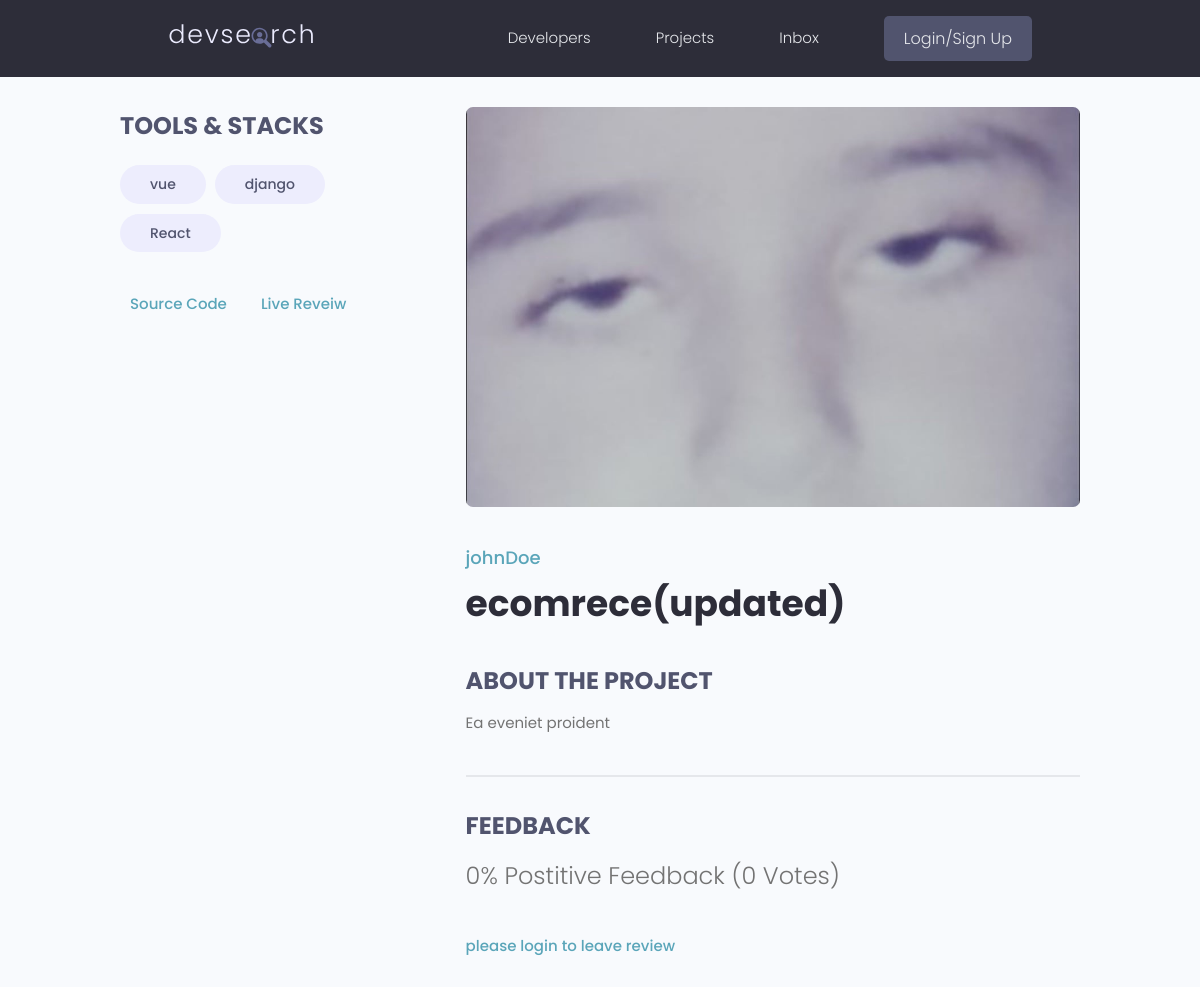
The app's page /projects/project/5f30a780-be48-4abf-b791-88ed18955b00, older data.
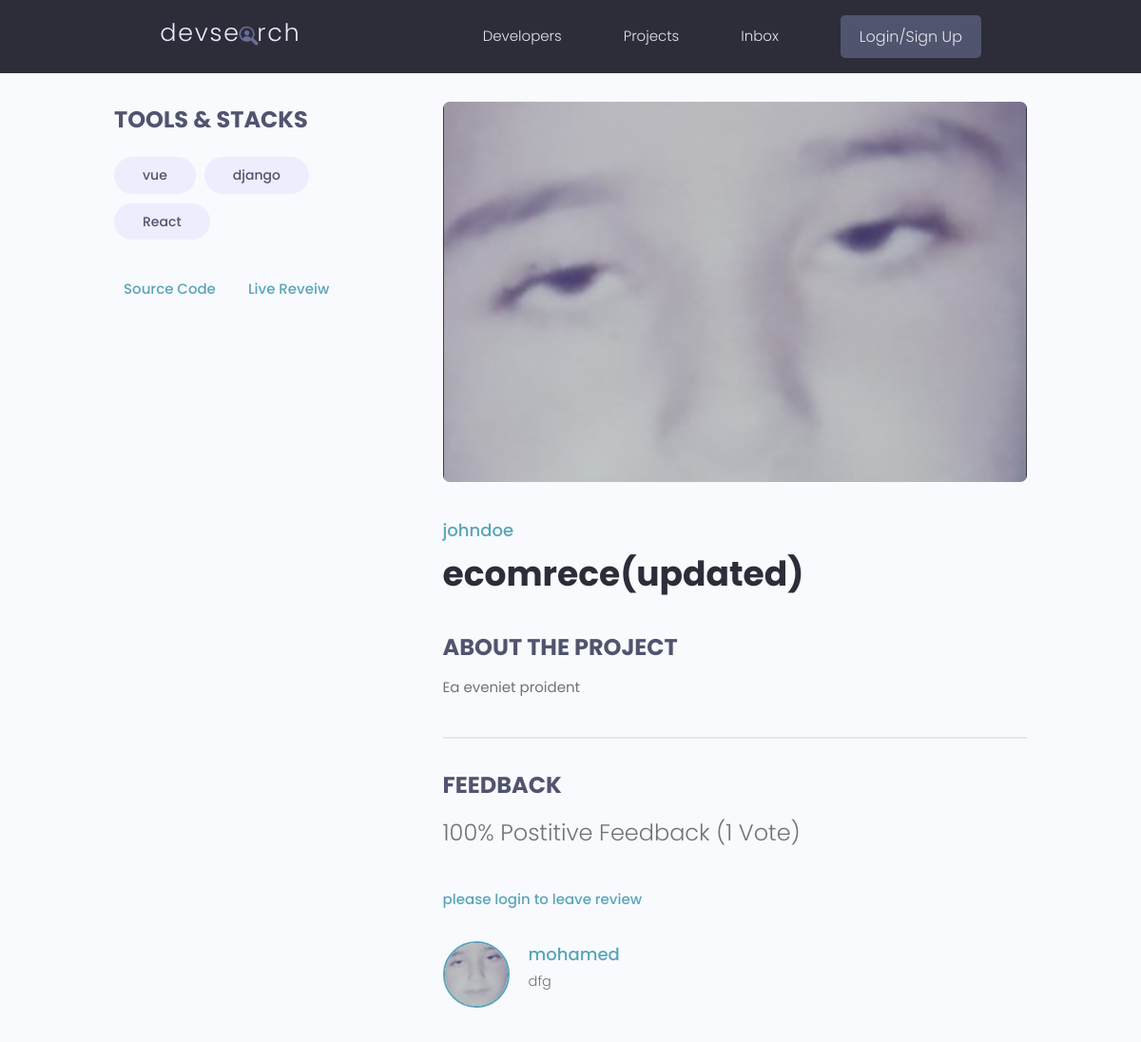
The same page, newer data.
### projects/models.py (models this page shows, shortened)
class Tag(models.Model):
    id = models.UUIDField(default=uuid.uuid4, unique=True, primary_key=True, editable=False)
    name = models.CharField(max_length=300)
    created = models.DateTimeField(auto_now_add=True)
    def __str__(self):
        return self.name

class Project(models.Model):
    id = models.UUIDField(default=uuid.uuid4, unique=True, primary_key=True, editable=False)
    owner = models.ForeignKey(Profile, null=True, blank=True, on_delete=models.SET_NULL)
    title = models.CharField(max_length=2000)
    description = models.TextField(null=True, blank=True)
    image = models.ImageField(default="default.jpg")
    tags = models.ManyToManyField('Tag', blank=True)
    demo_link = models.URLField(max_length=2000, null=True, blank=True)
    source_link = models.URLField(max_length=2000, null=True, blank=True)
    vote_total = models.IntegerField(default=0, null=True, blank=True)
    vote_ratio = models.IntegerField(default=0, null=True, blank=True)
    created = models.DateTimeField(auto_now_add=True)
    @property
    def reviewers(self):
        return self.review_set.all().values_list('owner', flat=True)
    class Meta:
        ordering = ["-vote_ratio", "-vote_total", "title"]

class Review(models.Model):
    VOTE_TYPE = [
        (
            'up',
            'Up Vote'
        ),
        (
            'down',
            'Down Vote'
        ),
    ]
    id = models.UUIDField(default=uuid.uuid4, unique=True, primary_key=True, editable=False)
    owner = models.ForeignKey(Profile, on_delete=models.CASCADE, null=True)
    project = models.ForeignKey(Project, on_delete=models.CASCADE)
    body = models.TextField(null=True, blank=True)
    value = models.CharField(max_length= 200,choices=VOTE_TYPE)
    created = models.DateTimeField(auto_now_add=True)
    class Meta:
        unique_together = ['owner', 'project']

### users/models.py (models this page shows)
class Profile(models.Model):
    id = models.UUIDField(default=uuid.uuid4, unique=True,
                            primary_key=True, editable=False)
    user = models.OneToOneField(
        User, null=True, blank=True, on_delete=models.CASCADE)
    name = models.CharField(max_length=200, null=True, blank=True)
    user_name = models.CharField(max_length=200, null=True, blank=True)
    email = models.EmailField(null=True, blank=True)
    headline = models.CharField(max_length=800, null=True, blank=True)
    bio = models.TextField(null=True, blank=True)
    location = models.CharField(max_length=200, null=True, blank=True)
    profile_image = models.ImageField(
        null=True, blank=True, upload_to="profiles/", default="profiles/user-default.png")
    social_github = models.URLField(max_length=200, null=True, blank=True)
    social_twitter = models.URLField(max_length=200, null=True, blank=True)
    social_linkedin = models.URLField(max_length=200, null=True, blank=True)
    social_youtube = models.URLField(max_length=200, null=True, blank=True)
    social_website = models.URLField(max_length=200, null=True, blank=True)
    created = models.DateTimeField(auto_now_add=True)
    def __str__(self):
        return str(self.user.username)
    class Meta:
        ordering = ["created"]

### projects/views.py (the view, shortened to what this page needs)
# urls.py: path('project/<str:pk>', views.project, name="project"),
def project(request, pk):
    project = Project.objects.get(id=pk)
    form = ReviewForm()
    context = {
        "project": project,
        "form": form
    }
    return render(request, 'projects/single-project.html', context)

### projects/templates/projects/single-project.html (shortened to what this page needs)
{% extends 'main.html' %}
{% block content %}
<main class="singleProject my-md">
    <div class="container">
        <div class="layout">
            <div class="column column--1of3">
                <h3 class="singleProject__subtitle">Tools & Stacks</h3>
                <div class="singleProject__toolStack">
                    {% for tag in project.tags.all %}
                    <span class="tag tag--pill tag--sub tag--lg">
                        <small>{{tag}}</small>
                    </span>
                    {% endfor %}
                </div>
                {% if project.source_link %}
                <a class="singleProject__liveLink" href="{{project.source_link}}" target="_blank">Source
                    Code
                </a>
                {% endif %}
                {% if project.demo_link %}
                <a class="singleProject__liveLink" href="{{project.demo_link}}" target="_blank">Live
                    Reveiw
                </a>
                {% endif %}
            </div>
            <div class="column column--2of3">
                <img class="singleProject__preview" src="{{project.image.url}}" alt="portfolio thumbnail" />
                <a href="{% url 'user-profile' project.owner.id%}" class="singleProject__developer">{{project.owner}}</a>
                <h2 class="singleProject__title">{{project.title}}</h2>
                <h3 class="singleProject__subtitle">About the Project</h3>
                <div class="singleProject__info">
                    {{project.description}}
                </div>
                <div class="comments">
                    <h3 class="singleProject__subtitle">Feedback</h3>
                    <h5 class="project--rating">
                        {{project.vote_ratio}}% Postitive Feedback ({{project.vote_total}} Vote{{project.vote_total|pluralize}})
                    </h5>
                    {% if project.owner == request.user.profile %}
                        <h3>You cant review in your project</h3>
                        {% elif request.user.profile.id in project.reviewers %}
                        <h3>You review before</h3>
                        {% elif not request.user.is_authenticated %}
                        <a href="{% url 'login' %}?next={{request.path}}">please login to leave review</a>
                    {% endif %}
                    <div class="commentList">
                        {% for review in project.review_set.all %}
                            {% if review.body %}
                                <div class="comment">
                                    <a href="{% url 'user-profile' review.owner.id %}">
                                        <img class="avatar avatar--md"
                                            src="{{review.owner.profile_image.url}}"
                                            alt="user" />
                                    </a>
                                    <div class="comment__details">
                                        <a href="{% url 'user-profile' review.owner.id %}" class="comment__author">{{review.owner.name}}</a>
                                        <p class="comment__info">
                                            {{review.body|linebreaksbr}}
                                        </p>
                                    </div>
                                </div>
                            {% endif %}
                        {% endfor %}
                    </div>
                </div>
            </div>
        </div>
    </div>
</main>
{% endblock content %}

### templates/main.html (shortened to what this page needs)
{% load static %}
<!DOCTYPE html>
<html lang="en">
<head>
    <link rel="stylesheet" href="https://cdn.iconmonstr.com/1.3.0/css/iconmonstr-iconic-font.min.css" />
    <link rel="stylesheet" href="{% static 'uikit/styles/uikit.css' %}" />
    <link rel="stylesheet" href="{% static 'styles/app.css' %}" />
</head>
<body>
    {% include 'navbar.html' %}
    {% block content %} {% endblock content %}
</body>
</html>

### templates/navbar.html (shortened to what this page needs)
{% load static %}
<header class="header">
    <div class="container container--narrow">
        <a href="{% url 'profiles' %}" class="header__logo">
            <img src="{% static 'images/logo.svg' %}" alt="DevSearch Logo" />
        </a>
        <nav class="header__nav">
            <ul class="header__menu">
                <li class="header__menuItem"><a href="{% url 'profiles' %}">Developers</a></li>
                <li class="header__menuItem"><a href="{% url 'projects' %}">Projects</a></li>
                <li class="header__menuItem"><a href="">Inbox</a></li>
                {% if request.user.is_authenticated %}
                <li class="header__menuItem"><a href="{% url 'account' %}">account</a></li>
                <li class="header__menuItem">
                    <a href="{% url 'logout' %}" class="btn btn--sub">Logout</a>
                </li>
                {% else %}
                <li class="header__menuItem">
                    <a href="{% url 'login' %}" class="btn btn--sub">Login/Sign Up</a>
                </li>
                {% endif %}
            </ul>
        </nav>
    </div>
</header>

### static/styles/app.css (style rules this page uses)
:root { --color-sub: #2d2d39; }
.btn--sub { background-color: var(--color-sub-light); }
img { width: 100%; }
.header { position: sticky; z-index: 111; background-color: var(--color-sub); padding: 1.5rem 0; }
.header > .container { display: flex; justify-content: space-between; align-items: center; }
.header__logo > img { height: 3.8rem; }
.header__nav > ul { display: inline-flex; align-items: center; list-style: none; gap: 6.5rem; }
.header__menuItem > a { color: var(--color-light); font-weight: 300; }
.singleProject .column--1of3 { order: 2; }
@media screen and (min-width: 1081px) { .singleProject .column--1of3 { order: 1; } }
@media screen and (min-width: 1081px) { .singleProject .column--2of3 { order: 2; } }
.singleProject__toolStack { margin-top: 2rem; margin-bottom: 4rem; }
.singleProject__liveLink { font-weight: 500; transition: all 0.3s ease-in-out; border-bottom: 2px solid transparent; }
.singleProject__liveLink:first-of-type { margin-right: 20px; }
.singleProject__preview { height: 50vh; object-fit: cover; object-position: top center; margin-bottom: 3rem; border-radius: 0.7rem; }
.singleProject__developer { font-size: 1.8rem; font-weight: 500; }
.singleProject__title { font-size: 3.6rem; font-weight: 700; color: var(--color-sub); margin-bottom: 3rem; }
.project--rating { margin-bottom: 1.6em; margin-top: .5em; }
.singleProject__subtitle { text-transform: uppercase; font-size: 2.4rem; font-weight: 700; color: var(--color-sub-light); margin-bottom: 1rem; }
.comments { margin-top: 4rem; padding-top: 3rem; border-top: 2px solid var(--color-light); }
.commentList { margin: 3rem 0; }
.comment { display: flex; gap: 2rem; }
.comment__author { font-size: 1.8rem; }
.comment__info { font-size: 1.45rem; }

### static/uikit/styles/modules/_variables.css (style rules this page uses)
:root { --color-main: #5aa5b9; --color-main-light: #e6faff; --color-sub: #3f4156; --color-sub-light: #51546e; --color-sub-lighter: #ededfd; --color-text: #737373; --color-gray: #8b8b8b; --color-light: #e5e7eb; --color-light-gray: #767676; --color-bg: #f8fafd; --color-white: #fffefd; --color-white-light: #f3f3f3; --color-success: #359e64; --color-success-bg: #def8e8; --color-error: #fc4b0b; --color-error-bg: #fff2ee; --font-base: 'Poppins', arial, helvetica, 'Segoe UI', roboto, ubuntu, sans-serif; --font-monospace: 'Fira Code', 'Courier New', courier, monospace; --font-regular: 300; --font-medium: 500; --font-bold: 700; --generic-shadow: 1px 1px 5px #00000010; --generic-transition: all 0.3s ease-in-out; }

### static/uikit/styles/modules/_base.css (style rules this page uses)
* { margin: 0; padding: 0; box-sizing: border-box; text-rendering: optimizeLegibility; color: inherit; font-size: inherit; }
html { font-size: 50%; }
@media only screen and (min-width: 480px) { html { font-size: 56.25%; } }
@media only screen and (min-width: 1200px) { html { font-size: 62.5%; } }
body { line-height: 1.6; font-weight: 400; font-size: 1.5rem; color: var(--color-text); background-color: var(--color-bg); min-height: 100vh; }

### static/uikit/styles/modules/_typography.css (style rules this page uses)
* { font-family: var(--font-base); }
h2 { font-size: 3.6rem; font-weight: var(--font-bold); }
h3 { font-size: 3.2rem; font-weight: var(--font-medium); }
h5 { font-size: 2.4rem; font-weight: var(--font-medium); }
h5, h6 { font-weight: var(--font-regular); }
p, span, strong { font-size: 1.6rem; color: var(--color-text); font-weight: var(--font-regular); }
a { padding-bottom: 2px; text-decoration: none; display: inline-block; color: var(--color-main); font-weight: var(--font-medium); }

### static/uikit/styles/modules/_utilities.css (style rules this page uses)
.container { width: 92%; max-width: 165rem; margin: 0 auto; box-sizing: border-box; }
.container--narrow { width: 92%; max-width: 120rem; }
@media screen and (min-width: 1000px) { .container { width: 90%; } }
@media screen and (min-width: 1000px) { .container--narrow { width: 85%; } }
@media screen and (min-width: 1200px) { .container { width: 80%; } }
@media screen and (min-width: 1200px) { .container--narrow { width: 72%; } }
.my-md { margin: 3rem auto; }

### static/uikit/styles/modules/_avatar.css (style rules this page uses)
.avatar { border-radius: 50%; border: 2px solid var(--color-main); object-fit: cover; }
.avatar--md { height: 7rem; width: 7rem; }

### static/uikit/styles/modules/_layout.css (style rules this page uses)
.layout { display: flex; flex-flow: row wrap; justify-content: space-between; }
.layout > .column { margin-bottom: 3rem; }
.layout > .column.column--1of3 { flex-basis: 30%; }
.layout > .column.column--2of3 { flex-basis: 64%; }

Row changes from the older to the newer data that the page shows:
changed Project "ecomrece(updated)": owner "johnDoe" → "johndoe"; vote_ratio "0" → "100"; vote_total "0" → "1"
added Review: owner.profile_image (picture), owner.name "mohamed", body "dfg"
